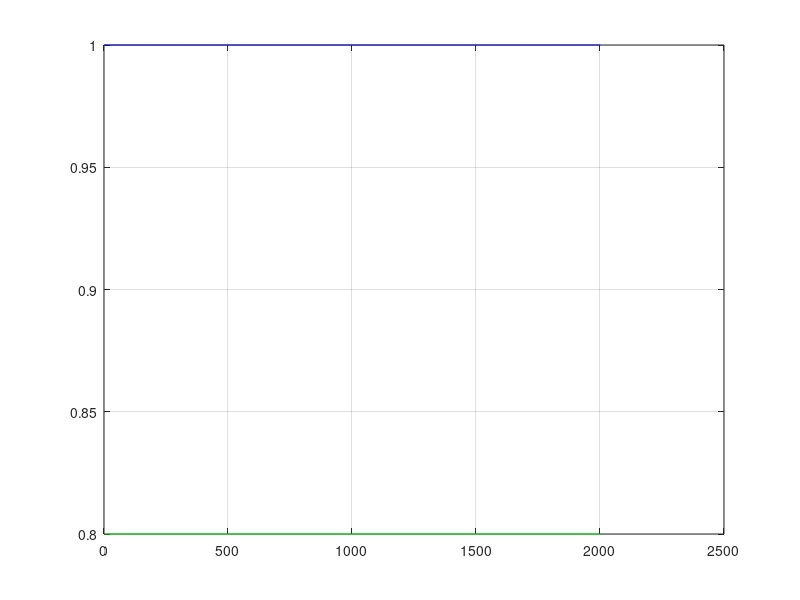

MATLAB code for this plot:
function prj_4_17
% A -> X
% B + X -> Y + D
% 2X + Y -> 3X
% X -> C
% ---------------
% dX/dt = A - (B+1)X + X^2*Y
% dY/dt = BX - X^2*Y

A = 1;
B = 0.8;
X(1) = A;
Y(1) = B/A;
% if (B > A) then periodic, else steady state

h = 1e-2;
n = 2000;

for i=1:n
    X(i+1) = (A - (B + 1)*X(i) + X(i)^2 * Y(i))*h + X(i);
    Y(i+1) = (B*X(i) - X(i)^2 * Y(i))*h + Y(i);
end

plot(X,'b');
hold on;
plot(Y,'g');
grid on;

end